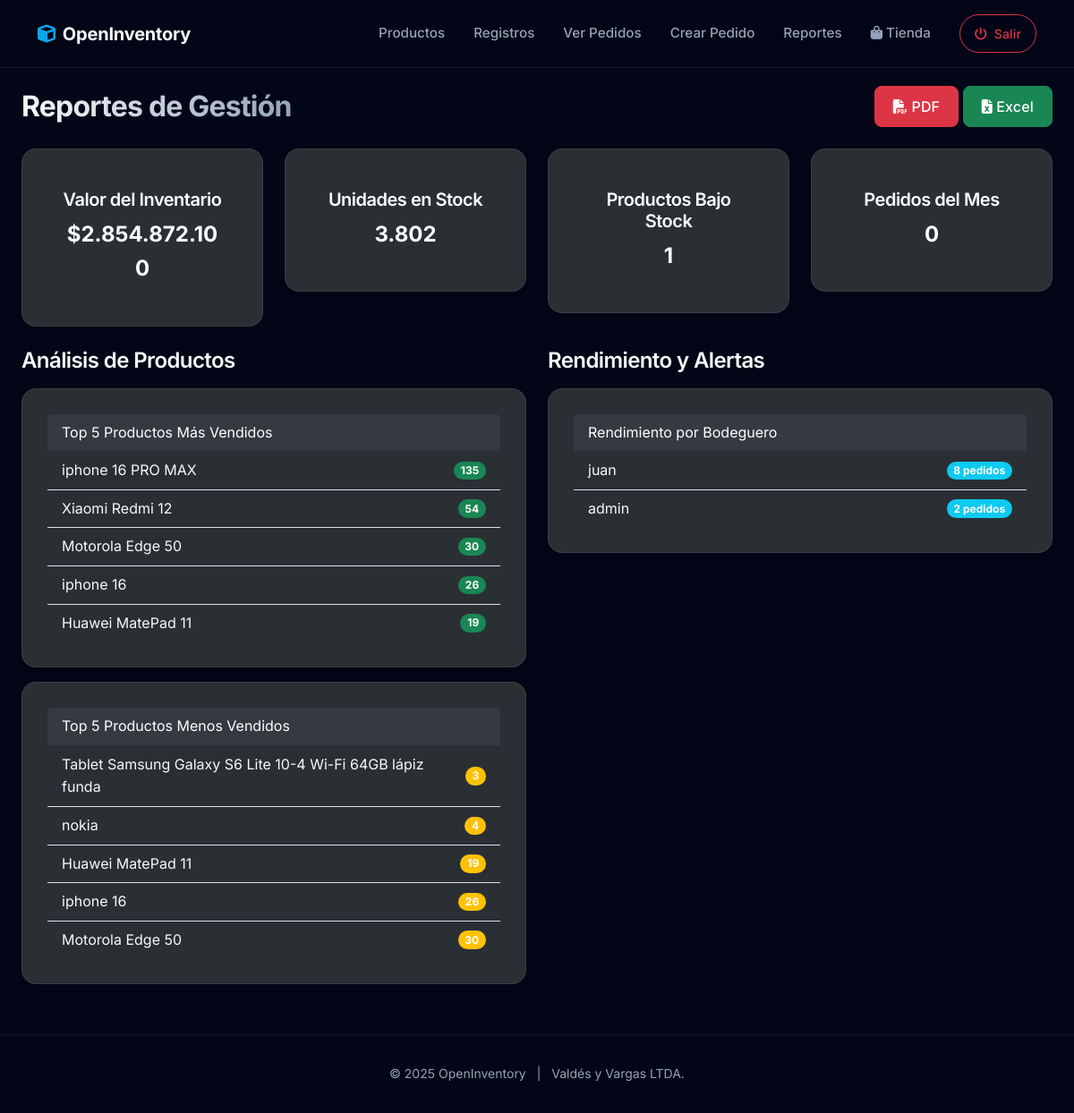
Page /reportes/ (signed in) on the committed database.
### productos/models.py (models this page shows, shortened)
class Producto(models.Model):
    nombre = models.CharField(
        max_length=100,
        validators=[
            RegexValidator(
                regex=r'^[A-Za-zÁÉÍÓÚáéíóúÑñ0-9\s\-\_]+$',
                message='El nombre solo puede contener letras, números, espacios y guiones.'
            )
        ]
    )
    precio = models.DecimalField(
        max_digits=10,
        decimal_places=2,
        validators=[
            MinValueValidator(0.01, message='El precio debe ser mayor que cero.')
        ]
    )
    stock = models.PositiveIntegerField(
        validators=[
            MinValueValidator(1, message='El stock debe ser al menos 1.')
        ]
    )
    categoria = models.CharField(
        max_length=50,
        blank=True,
        null=True,
        validators=[
            RegexValidator(
                regex=r'^[A-Za-zÁÉÍÓÚáéíóúÑñ\s]+$',
                message='La categoría solo puede contener letras y espacios.'
            )
        ]
    )
    imagen = models.ImageField(upload_to='productos/', blank=True, null=True, verbose_name='Imagen del Producto')
    descripcion = models.TextField(blank=True, null=True, verbose_name='Descripción del Producto')

### productos/views.py (the view)
# urls.py: path('reportes/', views.reportes, name='reportes'),
@login_required
def reportes(request):
    if request.user.rol not in ['admin', 'gerente', 'propietario']:
        messages.error(request, "No tienes permiso para acceder a esta página.")
        return redirect('dashboard_admin')
    """
    Vista para mostrar la página de reportes con KPIs y análisis.
    """
    context = _get_report_context()
    return render(request, 'productos/reportes.html', context)

### productos/templates/productos/reportes.html (shortened to what this page needs)
{% extends "base.html" %}
{% load static %}
{% block content %}
<link rel="stylesheet" href="{% static 'css/dashboard.css' %}">
<div class="dashboard-container text-white">
    <div class="d-flex justify-content-between align-items-center mb-4">
        <h1 class="dashboard-title mb-0">Reportes de Gestión</h1>
        <div>
            <a href="{% url 'descargar_reporte_pdf' %}" class="btn btn-danger" title="Descargar PDF">
                <i class="fas fa-file-pdf"></i> PDF
            </a>
            <a href="{% url 'descargar_reporte_excel' %}" class="btn btn-success" title="Descargar Excel">
                <i class="fas fa-file-excel"></i> Excel
            </a>
        </div>
    </div>
    <div class="row mb-4">
        <div class="col-md-3">
            <div class="card text-white" style="background-color: #2a2f34;">
                <div class="card-body text-center">
                    <h5 class="card-title">Valor del Inventario</h5>
                    <p class="card-text fs-4 fw-bold">{{ valor_inventario }}</p>
                </div>
            </div>
        </div>
        <div class="col-md-3">
            <div class="card text-white" style="background-color: #2a2f34;">
                <div class="card-body text-center">
                    <h5 class="card-title">Unidades en Stock</h5>
                    <p class="card-text fs-4 fw-bold">{{ total_stock_unidades }}</p>
                </div>
            </div>
        </div>
        <div class="col-md-3">
            <div class="card text-white" style="background-color: #2a2f34;">
                <div class="card-body text-center">
                    <h5 class="card-title">Productos Bajo Stock</h5>
                    <p class="card-text fs-4 fw-bold">{{ productos_bajo_stock.count }}</p>
                </div>
            </div>
        </div>
        <div class="col-md-3">
            <div class="card text-white" style="background-color: #2a2f34;">
                <div class="card-body text-center">
                    <h5 class="card-title">Pedidos del Mes</h5>
                    <p class="card-text fs-4 fw-bold">{{ pedidos_completados_mes }}</p>
                </div>
            </div>
        </div>
    </div>
    <div class="row">
        <div class="col-md-6">
            <h4 class="mb-3">Análisis de Productos</h4>
            <div class="card text-white mb-3" style="background-color: #2a2f34;">
                <div class="card-header" style="background-color: #343a40;">Top 5 Productos Más Vendidos</div>
                <ul class="list-group list-group-flush">
                    {% for p in top_5_mas_vendidos %}
                        <li class="list-group-item d-flex justify-content-between align-items-center" style="background-color: transparent; color: #f8f9fa;">{{ p.producto__nombre }} <span class="badge bg-success rounded-pill">{{ p.total_vendido }}</span></li>
                    {% empty %}
                        <li class="list-group-item" style="background-color: transparent; color: #f8f9fa;">No hay datos.</li>
                    {% endfor %}
                </ul>
            </div>
            <div class="card text-white" style="background-color: #2a2f34;">
                <div class="card-header" style="background-color: #343a40;">Top 5 Productos Menos Vendidos</div>
                <ul class="list-group list-group-flush">
                    {% for p in top_5_menos_vendidos %}
                        <li class="list-group-item d-flex justify-content-between align-items-center" style="background-color: transparent; color: #f8f9fa;">{{ p.producto__nombre }} <span class="badge bg-warning rounded-pill">{{ p.total_vendido }}</span></li>
                    {% empty %}
                        <li class="list-group-item" style="background-color: transparent; color: #f8f9fa;">No hay datos.</li>
                    {% endfor %}
                </ul>
            </div>
        </div>
        <div class="col-md-6">
            <h4 class="mb-3">Rendimiento y Alertas</h4>
            <div class="card text-white mb-3" style="background-color: #2a2f34;">
                <div class="card-header" style="background-color: #343a40;">Rendimiento por Bodeguero</div>
                <ul class="list-group list-group-flush">
                    {% for b in rendimiento_bodegueros %}
                        <li class="list-group-item d-flex justify-content-between align-items-center" style="background-color: transparent; color: #f8f9fa;">{{ b.bodeguero__username }} <span class="badge bg-info rounded-pill">{{ b.total_completado }} pedidos</span></li>
                    {% empty %}
                        <li class="list-group-item" style="background-color: transparent; color: #f8f9fa;">No hay datos.</li>
                    {% endfor %}
                </ul>
            </div>
        </div>
    </div>
</div>
{% endblock %}

### static/css/style.css (style rules this page uses)
:root { --bg-body: #020617; --bg-surface: #0f172a; --bg-card: rgba(30, 41, 59, 0.7); --primary: #3b82f6; --primary-hover: #2563eb; --secondary: #64748b; --accent: #0ea5e9; --success: #10b981; --warning: #f59e0b; --danger: #ef4444; --text-main: #f8fafc; --text-muted: #94a3b8; --border-color: rgba(255, 255, 255, 0.08); --glass-border: 1px solid rgba(255, 255, 255, 0.08); --shadow-sm: 0 1px 2px 0 rgba(0, 0, 0, 0.05); --shadow-md: 0 4px 6px -1px rgba(0, 0, 0, 0.1), 0 2px 4px -1px rgba(0, 0, 0, 0.06); --shadow-lg: 0 10px 15px -3px rgba(0, 0, 0, 0.1), 0 4px 6px -2px rgba(0, 0, 0, 0.05); --shadow-glow: 0 0 20px rgba(59, 130, 246, 0.15); --radius-sm: 0.375rem; --radius-md: 0.5rem; --radius-lg: 0.75rem; --radius-xl: 1rem; --font-sans: 'Inter', system-ui, -apple-system, sans-serif; }
* { box-sizing: border-box; }
body { background-color: var(--bg-body); color: var(--text-main); font-family: var(--font-sans); line-height: 1.6; -webkit-font-smoothing: antialiased; min-height: 100vh; display: flex; flex-direction: column; }
h1, h2, h3, h4, h5, h6 { font-weight: 600; color: var(--text-main); letter-spacing: -0.025em; }
a { text-decoration: none; transition: all 0.2s ease; }
.btn { font-weight: 500; padding: 0.625rem 1.25rem; border-radius: var(--radius-md); transition: all 0.2s cubic-bezier(0.4, 0, 0.2, 1); letter-spacing: 0.01em; }

### static/css/dashboard.css (style rules this page uses)
.dashboard-container { padding: 1rem 0; animation: fadeIn 0.6s ease-out; }
.dashboard-title { font-size: 2rem; font-weight: 700; color: var(--text-main); margin-bottom: 0.5rem; background: linear-gradient(to right, var(--text-main), var(--text-muted)); -webkit-background-clip: text; background-clip: text; -webkit-text-fill-color: transparent; text-align: left; }
.card { background: var(--bg-card); border: var(--glass-border); border-radius: var(--radius-xl); padding: 1.75rem; position: relative; overflow: hidden; transition: all 0.3s cubic-bezier(0.4, 0, 0.2, 1); box-shadow: var(--shadow-md); backdrop-filter: blur(12px); }
.card::before { content: ''; position: absolute; top: 0; left: 0; width: 100%; height: 4px; background: linear-gradient(90deg, var(--primary), var(--accent)); opacity: 0; transition: opacity 0.3s ease; }

### rows in the picture
Producto: producto__nombre "iphone 16 PRO MAX", total_vendido "135"
Producto: producto__nombre "Xiaomi Redmi 12", total_vendido "54"
Producto: producto__nombre "Motorola Edge 50", total_vendido "30"
Producto: producto__nombre "iphone 16", total_vendido "26"
Producto: producto__nombre "Huawei MatePad 11", total_vendido "19"
Producto: producto__nombre "Tablet Samsung Galaxy S6 Lite 10-4 Wi-Fi 64GB lápiz funda", total_vendido "3"
Producto: producto__nombre "nokia", total_vendido "4"

### other values in the picture
{{ valor_inventario }} "$2.854.872.100"
{{ total_stock_unidades }} "3.802"
{{ productos_bajo_stock.count }} "1"
{{ pedidos_completados_mes }} "0"
{{ b.bodeguero__username }} "juan" "admin"
{{ b.total_completado }} "8" "2"
